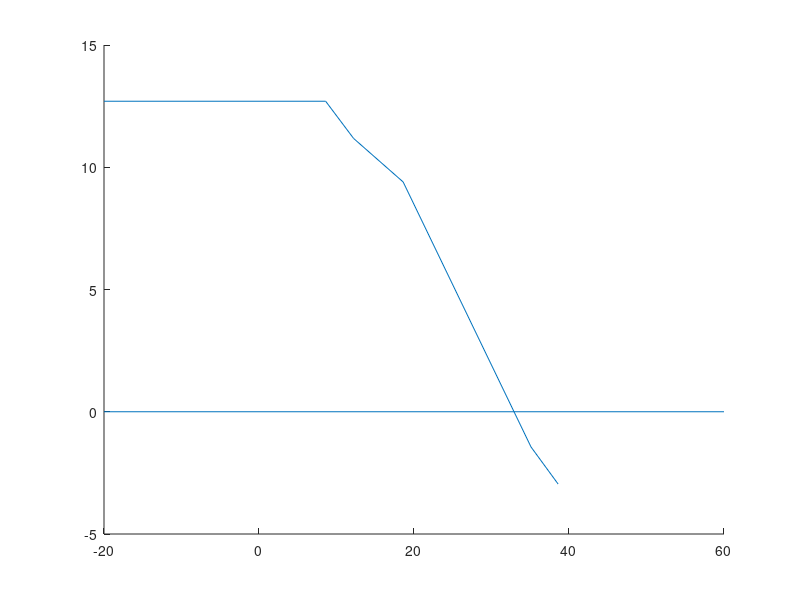

This chart was generated by the following MATLAB code: (Note: this script raises an error after producing the figure.)

d1=20; %distance of the object from the 1st surface of the 1st lens
line([-d1,60], [0,0]);

y1=12.7;
th1=0;
%1st translation
n1=1;
t=[1,d1/n1;0,1];

out=t*[y1;th1];
yn=out(1);
thn=out(2);
line([-d1,0], [y1,yn]);
hold on;
%transmission through 1st face of the 1st lens
y1=yn;
th1=thn;
n1=1;
n2=1.515;

r1=inf;
t=[1,0;(n1-n2)/r1,1];
out=t*[y1;th1];
yn=out(1);
thn=out(2);
y2=y1+ th1*0;
line([0,0], [y1,y2]);
hold on;
%translation through 1st lens
y1=yn;
th1=thn;
n1=1.515;
t=[1,8.6/n1;0,1];
out=t*[y1;th1];
yn=out(1);
thn=out(2);
line([0,8.6], [y1,yn]);
hold on;
%transmission through 2nd face of the 1st lens
y1=yn;
th1=thn;
n2=1;
n1=1.515;
r1=-15.5;
t=[1,0;(n1-n2)/r1,1];
out=t*[y1;th1];
yn=out(1);
thn=out(2);

line([8.6,8.6], [y1,yn]);
hold on;
%2nd translation
y1=yn;
th1=thn;
n1=1;
t=[1,3.6/n1;0,1];
out=t*[y1;th1];
yn=out(1);
thn=out(2);

line([8.6,12.2], [y1,yn]);
hold on;
%transmission through 1st face of the 2nd lens
y1=yn;
th1=thn;
n1=1;
n2=1.515;

r1=inf;
t=[1,0;(n1-n2)/r1,1];
out=t*[y1;th1];
yn=out(1);
thn=out(2);
line([12.2,12.2], [y1,yn]);
hold on;
%translation through 2nd lens
y1=yn;
th1=thn;
n1=1.515;
t=[1,6.4/n1;0,1];
out=t*[y1;th1];
yn=out(1);
thn=out(2);
line([12.2,18.6], [y1,yn]);
hold on;
%transmission through 2nd face of the 2nd lens
y1=yn;
th1=thn;
n2=1;
n1=1.515;
r1=-20.6;
t=[1,0;(n1-n2)/r1,1];
out=t*[y1;th1];
yn=out(1);
thn=out(2);
line([18.6,18.6], [y1,yn]);
hold on;
%3rd translation
y1=yn;
th1=thn;
n1=1;
t=[1,16.5/n1;0,1];
out=t*[y1;th1];
yn=out(1);
thn=out(2);
line([18.6,35.1], [y1,yn]);
hold on;
%transmission through 1st face of the 3rd -ve lens
y1=yn;
th1=thn;
n1=1;
n2=1.515;

r1=inf;
t=[1,0;(n1-n2)/r1,1];
out=t*[y1;th1];
yn=out(1);
thn=out(2);
line([35.1,35.1], [y1,yn]);
hold on;
%translation through 3rd lens
y1=yn;
th1=thn;
n1=1.515;
t=[1,3.5/n1;0,1];
out=t*[y1;th1];
yn=out(1);
thn=out(2);
line([35.1,38.6], [y1,yn]);
hold on;
%transmission through 2nd face of the 2nd lens
y1=yn;
th1=thn;
n2=1;
n1=1.515;
r1=25.7;
t=[1,0;(n1-n2)/r1,1];
out=t*[y1;th1];
yn=out(1);
thn=out(2);
line([38.6,38.6], [y1,yn]);
hold on;
%final translation
y1=yn;
th1=thn;
n1=1;
t=[1,d2/n1;0,1];
out=t*[y1;th1];
yn=out(1);
thn=out(2);
line([38.6,60], [y1,yn]);
hold on;

